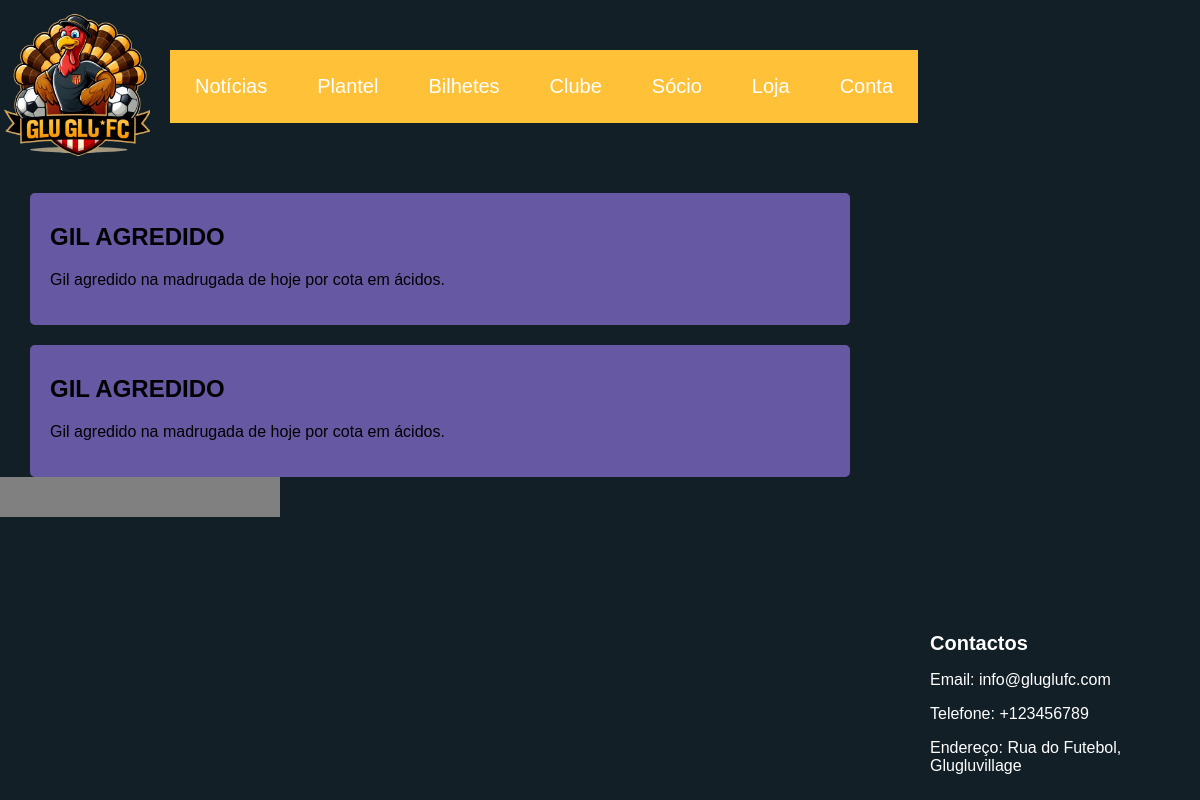
Screenshot of /noticias/ with the database file from the repository.
### clubehome/models.py (models this page shows)
class Noticia(models.Model):
    titulo = models.CharField(max_length=25)
    descricao = models.CharField(max_length=100)
    imagem = models.ImageField(upload_to='clubehome/static/noticias/')
    data_publicacao = models.DateField(auto_now_add=True)

### clubehome/views.py (the view)
# urls.py: path("noticias/", views.ultimas_quatro, name = "noticias"),
def ultimas_quatro(request):
    ultimas_noticias = Noticia.objects.order_by('-data_publicacao')[:4]
    ultimos_jogos = Jogo.objects.order_by('-data_jogo')[:4]
    context = {'ultimos_jogos': ultimos_jogos, 'ultimas_noticias': ultimas_noticias}
    return render(request, 'clubehome/noticias.html', context)

### clubehome/templates/clubehome/noticias.html (shortened to what this page needs)
<!DOCTYPE html>
<html lang="en">
<head>
    {% load static %}
    <link rel="stylesheet" href="{% static 'styling.css' %}"/>
</head>
<body>
    <header>
        <div class="header-logo">
            <div class="logo">
                <a href="{% url 'homepage' %}">
                    <img src="{% static 'logo.png' %}" alt="logotipo">
                </a>
            </div>
                <nav>
                    <a href="{% url 'noticias' %}" class="box">Notícias</a>
                    <a href="{% url 'plantel' %}" class="box">Plantel</a>
                    <a href="{% url 'bilhetes' %}" class="box">Bilhetes</a>
                    <a href="{% url 'clube' %}" class="box">Clube</a>
                    <a href="{% url 'socio' %}" class="box">Sócio</a>
                    <a href="{% url 'loja' %}" class="box">Loja</a>
                    {% if user.is_authenticated %}
                    <a href="{% url 'logout' %}" class="box">Logout</a>
                    {% else %}
                    <a href="{% url 'login' %}" class="box">Conta</a>
                    {% endif %}
                </nav>
        </div>
    </header>
    <main>
        <div class="ladlad">
            {% for noticia in ultimas_noticias %}
                <div class="news">
                    <h2 class="news-title">{{ noticia.titulo }}</h2>
                    <p class="news-description">{{ noticia.descricao }}</p>
                </div>
            {% endfor %}
            <div class="recent-games">
            </div>
        </div>
    </main>
    <footer>
        <div class="contact-box">
            <h3>Contactos</h3>
            <p>Email: info@gluglufc.com</p>
            <p>Telefone: +123456789</p>
            <p>Endereço: Rua do Futebol, Glugluvillage</p>
        </div>
    </footer>
</body>
</html>

### clubehome/static/styling.css (style rules this page uses)
body { font-family: Arial, sans-serif; margin: 0px; padding: 0px; background-color: #121f27; }
header { background-color: #121f27; padding: 10px 0; height: 50 px; width: 100%; }
.logo img { max-width: 150px; }
.logo { float: left; }
nav { display: flex; vertical-align: middle; }
.logo { margin-right: 20px; }
.box { padding: 25px; background-color: #ffc138; color: #fff; text-decoration: none; font-size: 20px; margin: 40px 0; }
.news-description { margin-top: 10px; }
.news { flex: 1; margin-top: 20px; padding: 20px; background-color: #6758A3; border-radius: 5px; width: 65%; margin-left: 30px; }
.news-title { font-size: 24px; margin-top: 10px; }
.recent-games { display: flex; flex-direction: column; padding: 20px; background-color: #808080; width: 20%; }
footer { background-color: #121f27; color: #fff; padding: 20px; text-align: left; position: fixed; bottom: 0; right: 50px; width: 200px; }
.contact-box { max-width: 200px; }
.contact-box h3 { font-size: 20px; margin-bottom: 10px; }
.contact-box p { font-size: 16px; margin-bottom: 5px; }

### rows the page displays
Noticia: titulo "GIL AGREDIDO", descricao "Gil agredido na madrugada de hoje por cota em ácidos."
Noticia: titulo "GIL AGREDIDO", descricao "Gil agredido na madrugada de hoje por cota em ácidos."
